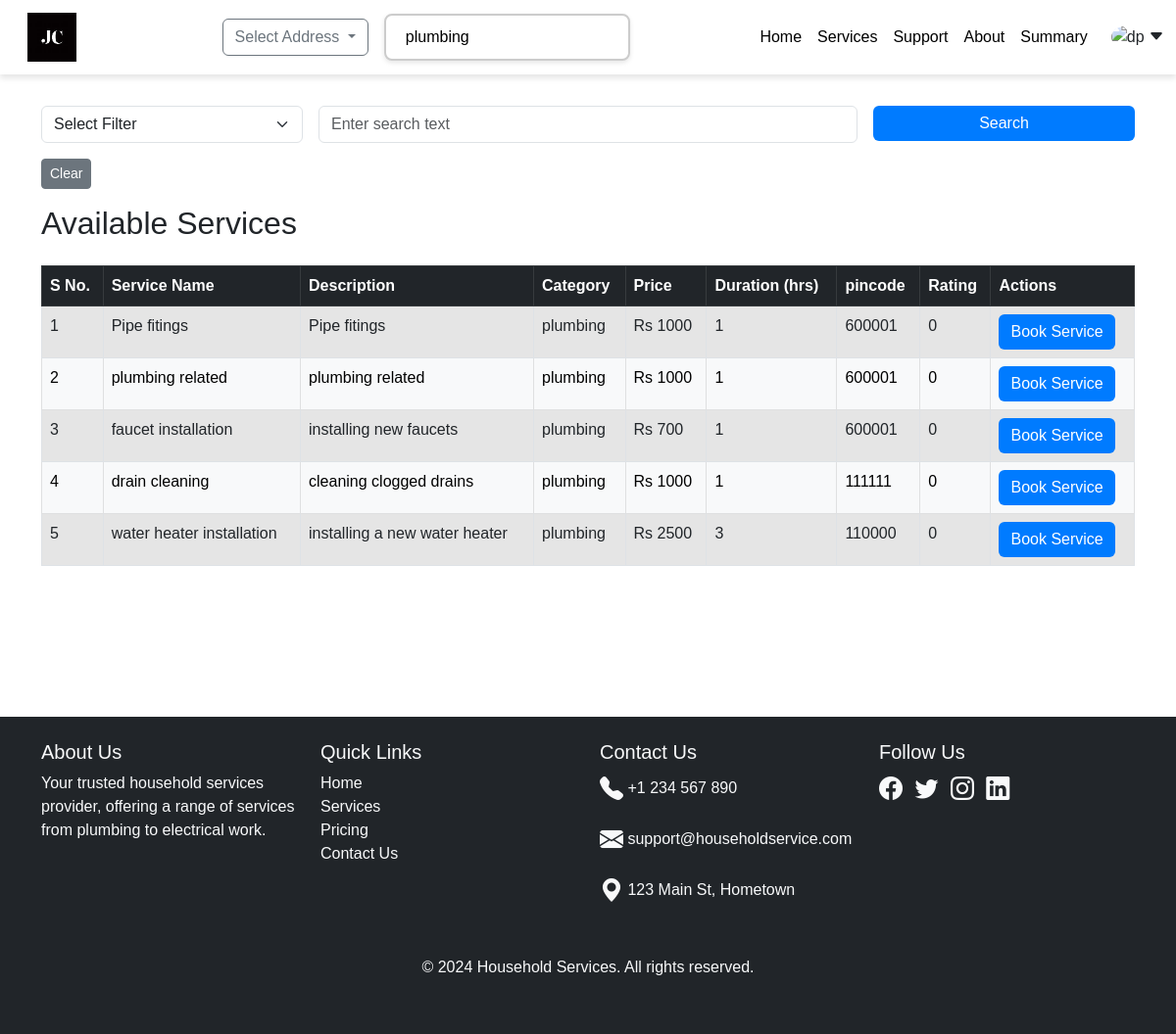
Screenshot of /viewservice?query_global=plumbing (signed in) with the database file from the repository.
### app.py (models this page shows)
class Services(db.Model):
    __tablename__   = "Services"
    id              = db.Column(db.Integer, primary_key=True , autoincrement=True)
    name            = db.Column(db.String(), nullable=False)
    description     = db.Column(db.String(), nullable=False)
    category_id     = db.Column(db.Integer, db.ForeignKey("ServiceCategory.id"), nullable=False)
    price           = db.Column(db.Integer, nullable=False)
    duration        = db.Column(db.Integer, nullable=False)
    rated_services  = db.Column(db.Integer, default=0 )
    rating_sum      = db.Column(db.Integer, default=0 )
    status          = db.Column(db.Boolean, default =True ) # service_status = active/inactive
    location        = db.Column(db.String())
    pincode         = db.Column(db.Integer)
    created_at      = db.Column(db.Date,default = datetime.utcnow)
    updated_at      = db.Column(db.Date,default = datetime.utcnow )
    category = db.relationship("ServiceCategory", back_populates="services")

class  ServiceCategory(db.Model):
    __tablename__   = "ServiceCategory"
    id              = db.Column(db.Integer, primary_key=True,  autoincrement=True)
    name            = db.Column(db.String(), nullable=False)
    services        = db.relationship("Services" ,  back_populates="category"  ,lazy=True, cascade="all,delete" )
    created_at      = db.Column(db.Date ,default = datetime.utcnow )

### app.py (the view, shortened to what this page needs)
@app.route("/viewservice" ,methods=["GET","POST"])
def view_service():
    services = Services.query.filter(Services.status == True ).order_by(Services.category_id).all()
    search_global = request.args.get('query_global', '').strip()
    if search_global:
        services=Services.query.join(ServiceCategory).filter(
            (Services.name.ilike(f"%{search_global}%")) |
            (ServiceCategory.name.ilike(f"%{search_global}%")) &
            Services.status == True
        ).order_by(ServiceCategory.id.asc()).all()
    filter_by = request.args.get('filter', '').strip()
    search_query = request.args.get('query', '').strip()
    return render_template('view_service.html', services=services)

### templates/view_service.html (shortened to what this page needs)
{%extends "base.html"%}
{%block content%}
<div class="container mt-5">
        <form method="GET" action="/viewservice" class="row g-3 mb-3">
            <div class="col-md-3">
                <select name="filter" class="form-select" required>
                    <option value="" disabled selected>Select Filter</option>
                </select>
            </div>
            <div class="col-md-6">
                <input type="text" name="query" class="form-control" placeholder="Enter search text" value="{{ request.args.get('query') or search }}">
            </div>
            <div class="col-md-3">
                <button type="submit" class="btn btn-primary w-100">Search</button>
            </div>
            <div class="col-md-3">
                <a href="/viewservice" class="btn btn-secondary btn-sm">Clear</a>
            </div>
        </form>
    <h2 class="mb-4">Available Services</h2>
        {% if services %}
        <table class="table table-bordered table-bordered table-hover">
            <thead class="table-dark">
                <tr>
                    <th>S No.</th>
                    <th>Service Name</th>
                    <th>Description</th>
                    <th>Category</th>
                    <th>Price</th>
                    <th>Duration (hrs)</th>
                    <th>pincode</th>
                    <th>Rating</th>
                    <th>Actions</th>
                </tr>
            </thead>
            <tbody>
                {% for service in services %}
                    {% if service.status %}
                    <tr class="{% if loop.index % 2 == 0 %}table-light {% else %}table-active{% endif %}">
                            <td>{{loop.index}}</td>
                            <td>{{ service.name }}</td>
                            <td>{{ service.description }}</td>
                            <td>{{ service.category.name }}</td>
                            <td>Rs {{ service.price }}</td>
                            <td>{{ service.duration }}</td>
                            <td>{{ service.pincode }}</td>
                            <td>{%if service.rating_sum != 0 and service.rated_services!=0 %}
                                {{ (service.rating_sum/service.rated_services)|round(2) }}
                               {%else%}
                               0
                               {%endif%}
                            </td>
                            <td>
                                <button type="button" class="btn btn-primary" data-bs-toggle="modal" data-bs-target="#bookingModal{{ service.id }}">
                                    Book Service
                                </button>
                            </td>
                        </tr>
                    {% endif %}
                {% endfor %}
            </tbody>
        </table>
    {% else %}
        <p>No active services available at the moment.</p>
    {% endif %}
</div>
{%endblock%}

### static/css/base.css (style rules this page uses)
body { background-color: rgb(255, 255, 255); padding-top: 60px; }
body { background-color: #ffffff; font-family: Arial, sans-serif; }
.btn-primary { background-color: #007bff; border: none; }

### rows the page displays
Services: name "Pipe fitings", description "Pipe fitings", category.name "plumbing", price "1000", duration "1", pincode "600001", rating_sum "0"
Services: name "plumbing related", description "plumbing related", category.name "plumbing", price "1000", duration "1", pincode "600001", rating_sum "0"
Services: name "faucet installation", description "installing new faucets", category.name "plumbing", price "700", duration "1", pincode "600001", rating_sum "0"
Services: name "drain cleaning", description "cleaning clogged drains", category.name "plumbing", price "1000", duration "1", pincode "111111", rating_sum "0"
Services: name "water heater installation", description "installing a new water heater", category.name "plumbing", price "2500", duration "3", pincode "110000", rating_sum "0"
